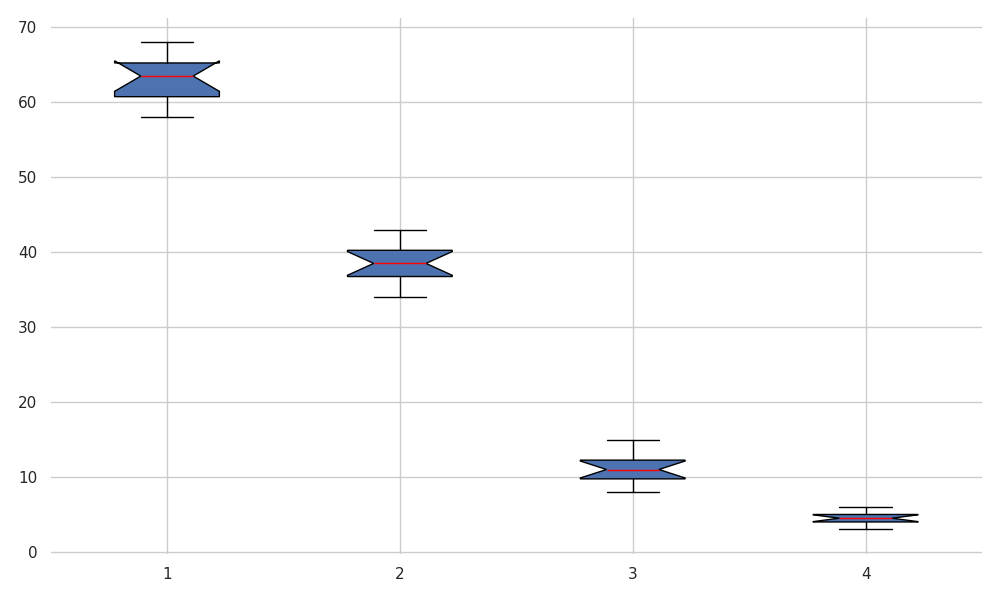

Generate this figure with Python:
import matplotlib.pyplot as plt

# Data for growth rates in different climate zones (in cm/year)
growth_data = [
    [60, 65, 58, 62, 68, 61, 63, 64, 66, 60, 67, 65],  # Tropical
    [35, 40, 38, 42, 37, 39, 41, 36, 34, 43, 38, 39],  # Temperate
    [10, 12, 11, 9, 13, 14, 8, 11, 12, 15, 10, 9],     # Desert
    [5, 4, 6, 3, 4, 5, 5, 6, 3, 4, 4, 5]              # Polar
]

# Create the vertical box plot
plt.figure(figsize=(10, 6))
plt.boxplot(growth_data, patch_artist=True, notch=True, medianprops={'color': 'red'})

# Remove borders, legends, and grids
plt.gca().spines['top'].set_visible(False)
plt.gca().spines['right'].set_visible(False)
plt.gca().spines['left'].set_visible(False)
plt.gca().spines['bottom'].set_visible(False)

# Automatically adjust layout to prevent overlap
plt.tight_layout()

# Display the plot
plt.show()
